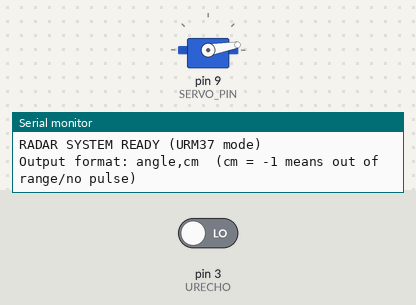
Bench run of a sketch on a simulated Arduino Uno, built with avr-gcc and run on an emulated ATmega328P. Parts: servo, the last lines printed to the serial monitor. Inputs (shaded band) come from the test bench; at power-on: pin 3 (URECHO) LOW.

Above: at 0.55 s.
At 4.45 s:
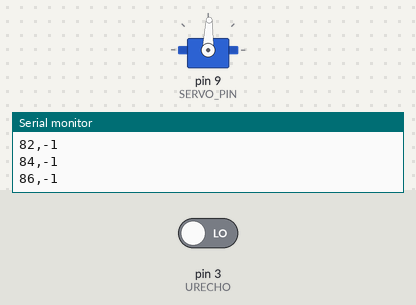
At 8.35 s:
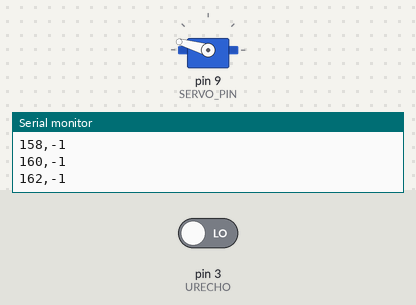
At 16.15 s:
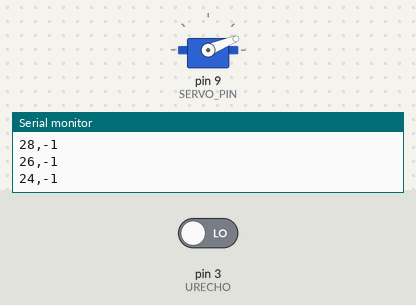
Timing chart, 0 to 21.7 s (numbered marks = the images above):
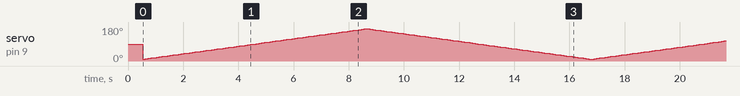

The sketch:

radar_servo_ultrasonic_test.ino
```cpp
#include <Servo.h>

// =======================
// PIN CONFIGURATION
// =======================
const int SERVO_PIN = 9;   // Servo signal pin
const int URTRIG    = 5;   // Arduino D5 -> URM37 Pin 6 COMP/TRIG
const int URECHO    = 3;   // Arduino D3 -> URM37 Pin 4 ECHO

// =======================
// OBJECTS & VARIABLES
// =======================
Servo radarServo;

// Adjust these if you want different scan behavior
const int MIN_ANGLE = 10;
const int MAX_ANGLE = 170;
const int STEP_ANGLE = 2;

const int SERVO_SETTLE_MS = 30;   // time to let servo reach the angle
const int BETWEEN_READ_MS = 10;   // small gap between trigger and read (optional)

// =======================
// SETUP
// =======================
void setup() {
  radarServo.attach(SERVO_PIN);

  pinMode(URTRIG, OUTPUT);
  pinMode(URECHO, INPUT);

  // URM37 idle state: HIGH
  digitalWrite(URTRIG, HIGH);

  Serial.begin(9600);
  delay(500);

  Serial.println("RADAR SYSTEM READY (URM37 mode)");
  Serial.println("Output format: angle,cm  (cm = -1 means out of range/no pulse)");
}

// =======================
// MAIN LOOP
// =======================
void loop() {
  // Sweep forward
  for (int angle = MIN_ANGLE; angle <= MAX_ANGLE; angle += STEP_ANGLE) {
    scanStep(angle);
  }

  // Sweep backward
  for (int angle = MAX_ANGLE; angle >= MIN_ANGLE; angle -= STEP_ANGLE) {
    scanStep(angle);
  }
}

// =======================
// ONE SCAN STEP
// =======================
void scanStep(int angle) {
  radarServo.write(angle);
  delay(SERVO_SETTLE_MS);

  int cm = measureDistanceURM37();

  // Print as "angle,cm" (easy to parse in Serial Plotter / Processing)
  Serial.print(angle);
  Serial.print(",");
  Serial.println(cm);

  delay(BETWEEN_READ_MS);
}

// =======================
// DISTANCE MEASUREMENT (URM37-style)
// - Trigger: short LOW pulse, then HIGH
// - Echo: LOW-level pulse width
// - Conversion: 50 us = 1 cm  => cm = t / 50
// =======================
int measureDistanceURM37() {
  // Start measurement: short LOW pulse
  digitalWrite(URTRIG, LOW);
  delayMicroseconds(50);
  digitalWrite(URTRIG, HIGH);

  // Read LOW pulse width (timeout 60ms)
  unsigned long t = pulseIn(URECHO, LOW, 60000UL);

  if (t == 0) {
    // no pulse -> out of range / wiring / wrong mode
    return -1;
  }

  // Some example codes treat very large values as invalid
  if (t >= 50000UL) {
    return -1;
  }

  // Convert to cm (integer)
  int cm = (int)(t / 50UL);

  // Optional sanity clamp
  if (cm <= 0 || cm > 500) return -1;

  return cm;
}
```
